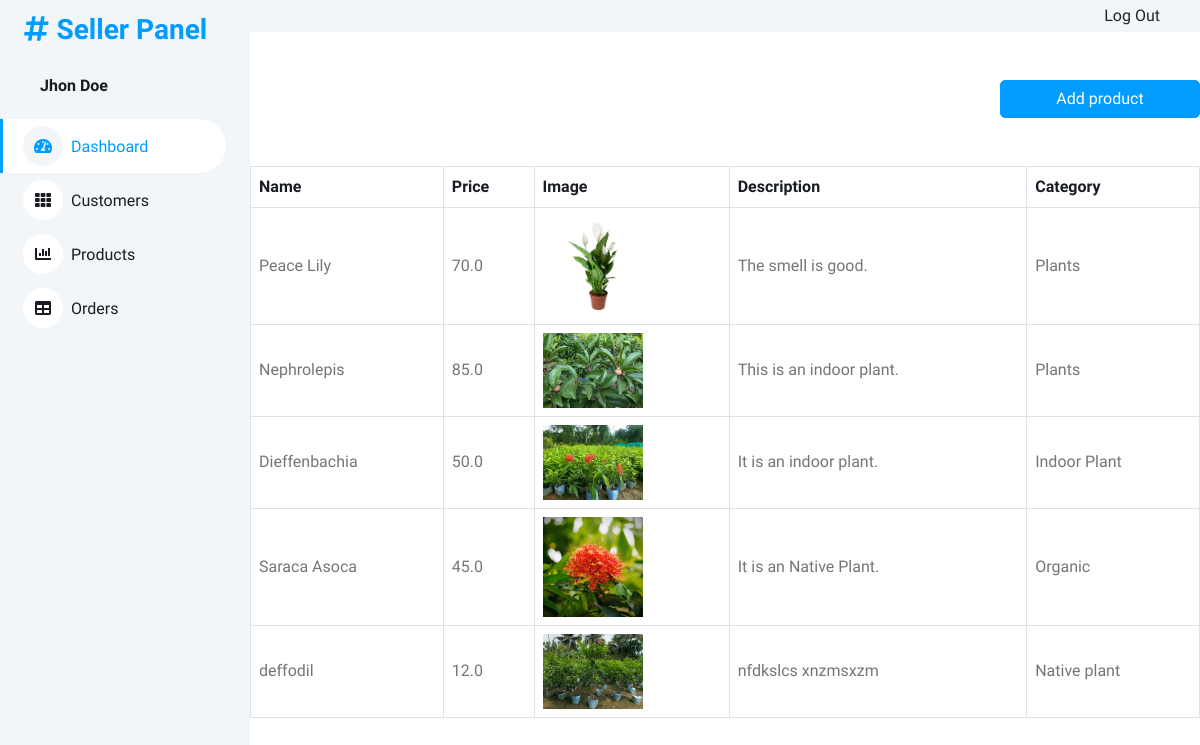
Page /seller/products/ (signed in) on the committed database.
### accounts/models.py (models this page shows, shortened)
class Product(models.Model):
    name=models.CharField(max_length=150)
    price=models.FloatField()
    Description=models.TextField()
    choices=(('Indoor Plant','indoor plant'),('Native plant','native plant'),('Pots','pots'),('Fertilizer','fertilizer'))
    image=models.ImageField()
    categories=models.CharField(max_length=200,choices=choices)
    relatedproduct=models.ManyToManyField('self',blank=True,null=True)

### accounts/views.py (the view)
# urls.py: path('seller/products/',views.seller_products, name='seller_products'),
def seller_products(request):
    if request.user.is_staff:
        return render(request,'seller-products.html',{'products':list(Product.objects.all())})
    return redirect('seller_login')

### accounts/templates/seller-products.html
{% extends 'seller.html' %}
{% block content %}
<div class="d-flex justify-content-end mt-5">
    <a  href="{% url 'seller_add_product' %}" class="btn btn-primary" style="width:200px">Add product</a>
</div>
<div class="table-responsive mt-5">
    <table class="table text-start align-middle table-bordered table-hover mb-0">
        <thead>
            <tr class="text-dark">
                <th scope="col" style="width: fit-content;">Name</th>
                <th scope="col">Price</th>
                <th scope="col">Image</th>
                <th scope="col">Description</th>
                <th scope="col">Category</th>
            </tr>
        </thead>
        <tbody>
            {% for product in products %}
            <tr>
                <td style="width: fit-content;">{{product.name}}</td>
                <td>{{product.price}}</td>
                <td><img src="{{product.image.url}}" alt="" width="100px"></td>
                <td>{{product.Description}}</td>
                <td>{{product.categories}}</td>
            </tr>
            {% endfor %}
        </tbody>
    </table>
</div>
</div>
</div>
{% endblock %}

### static/seller/css/style.css (style rules this page uses)
:root { --primary: #009CFF; --light: #F3F6F9; --dark: #191C24; }
.btn { transition: .5s; }
.btn.btn-primary { color: #FFFFFF; }

### rows in the picture
Product: name "Peace Lily", price "70.0", image (picture), Description "The smell is good.", categories "Plants"
Product: name "Nephrolepis", price "85.0", image (picture), Description "This is an indoor plant.", categories "Plants"
Product: name "Dieffenbachia", price "50.0", image (picture), Description "It is an indoor plant.", categories "Indoor Plant"
Product: name "Saraca Asoca", price "45.0", image (picture), Description "It is an Native Plant.", categories "Organic"
Product: name "deffodil", price "12.0", image (picture), Description "nfdkslcs xnzmsxzm", categories "Native plant"
